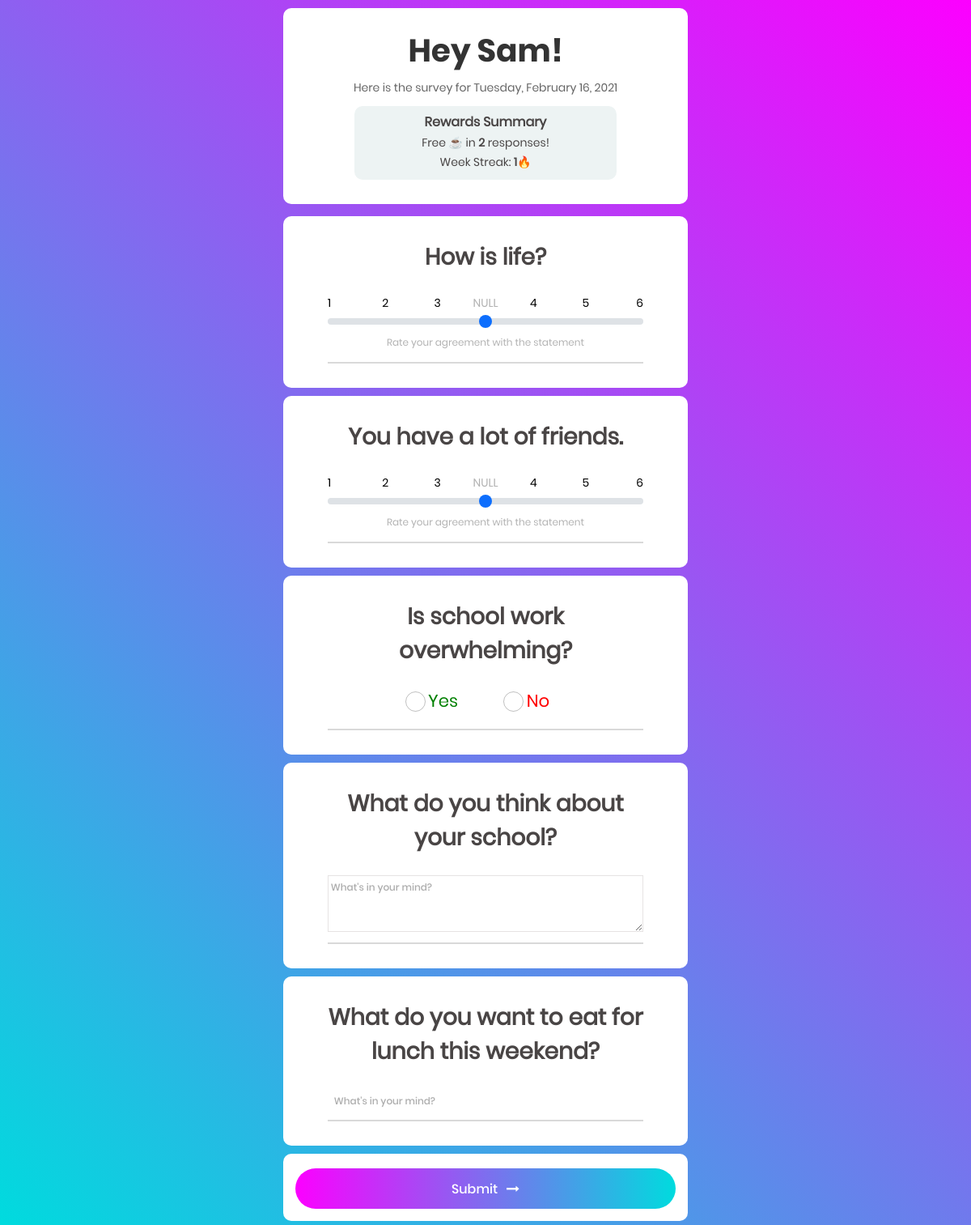
The app's page /surveys/token1/ with its own data.
### surveys/models.py (models this page shows, shortened)
class User(models.Model):
    userID = models.IntegerField(primary_key=True)
    firstName = models.CharField(max_length=200)
    phoneNumber = models.CharField(max_length=15)
    email = models.EmailField()
    userGroup = models.CharField(max_length=200)
    studyID = models.ForeignKey(Study, on_delete=models.CASCADE)
    active_p = models.BooleanField(default=False)

class Survey(models.Model):
    surveyID = models.IntegerField(primary_key=True)
    token = models.CharField(max_length=6, unique=True)
    userID = models.ForeignKey(User, on_delete=models.CASCADE)
    creationDate = models.DateTimeField(default=timezone.now)
    expirationDate = models.DateTimeField(null=True)
    completed_p = models.BooleanField(default=False)
    completionDate = models.DateTimeField(null=True, blank=True, default=None)
    def displayCreationDate(self):
        return str(timezone.localtime(self.creationDate).strftime("%A, %B %-d, %Y"))
    class Meta ():
        get_latest_by = "creationDate"

class Question(models.Model):
    questionID = models.IntegerField(primary_key=True)
    surveyID = models.ForeignKey(Survey, on_delete=models.CASCADE)
    questionTextID = models.ForeignKey(Question_Text, on_delete=models.CASCADE)

class Question_Text(models.Model):
    questionTextID = models.IntegerField(primary_key=True)
    factorID = models.ForeignKey(Factor, on_delete=models.CASCADE)
    text = models.TextField()
    positive_p = models.BooleanField(default=True)
    QUESTIONS_TYPE = [
        ('S6', 'Slider 1 to 6'),
        ('Bool', 'Boolean'),
        ('ST', 'Short Text'),
        ('LT', 'Long Text'),
    ]
    type = models.CharField(max_length=20, choices=QUESTIONS_TYPE)

### surveys/views.py (the view)
# urls.py: path('<str:token>/', views.GetSurvey, name='GetSurvey'),
@require_GET
@never_cache
def GetSurvey(request, token):
    survey = get_object_or_404(Survey, token=token)
    if (surveyService.IsSurveyCompleted(survey.surveyID)):
        return render(request, 'surveys/completed.html', {'user' : survey.userID, 'survey' : survey} )
    if (surveyService.IsSurveyExpired(survey.surveyID)):
        return render(request, 'surveys/expired.html', {'user' : survey.userID, 'survey' : survey})
    context = surveyService.GetSurveyContext(survey)
    if (len(context['questions']) == 0):
        return HttpResponseRedirect(reverse('confirmation:GetConfirmationPage', args=[token]))
    return render(request, 'surveys/index.html', context)

### surveys/services.py (called while the page is built)
    @staticmethod
    def GetSurveyQuestions(surveyID):
        return Question.objects.filter(surveyID = surveyID)

    @staticmethod
    def GetRewardsForUserID(userID):
        return Reward.objects.get(pk = userID)

    @staticmethod
    def GetSurveyContext(survey):
        user = survey.userID
        rewards = SurveyService.GetRewardsForUserID(user.userID)
        questions = SurveyService.GetSurveyQuestions(survey.surveyID)
        if rewards.weeklyResponses == 1:
            plural = "response"
        else:
            plural = "responses"
        return { 'survey': survey,
            'user': user,
            'questions': questions,
            'streakPoints' : rewards.streakPoints,
            'missingResponses' : 2- rewards.weeklyResponses,
            'plural' : plural,
        }

    @staticmethod
    def IsSurveyExpired(surveyID):
        survey = Survey.objects.get(pk = surveyID)
        now = timezone.localtime(timezone.now())
        return (now > survey.expirationDate) #If now is greater, it has expired

    @staticmethod
    def IsSurveyCompleted(surveyID):
        survey = Survey.objects.get(pk = surveyID)
        return (survey.completed_p == True)

### surveys/templates/surveys/index.html (shortened to what this page needs)
<!DOCTYPE html>
<html lang="en">
  <head>
    {% load static %}
    <link rel="stylesheet" href="{% static 'css/bootstrap.min.css' %}">
    <link rel="stylesheet" href="{% static 'css/bootstrap.css' %}">
    <link rel="stylesheet" type="text/css" href="{% static 'template/fonts/font-awesome-4.7.0/css/font-awesome.min.css' %}">
    <link rel="stylesheet" type="text/css" href="{% static 'template/css/util.css' %}">
  	<link rel="stylesheet" type="text/css" href="{% static 'template/css/main.css' %}">
  </head>
  <body>
    <div class="main-container-wrapper100">
      <div class="container-contact100 text-center" id="userContainer">
        <div class="wrap-contact100" id="userWrapper">
          <h1 class="contact100-form-title">
            Hey {{user.firstName}}!
          </h1>
          <p>
            Here is the survey for {{survey.displayCreationDate}}</br>
          </p>
          <div class="rewards-summary-container">
            <h5 class="rewards-subtitle">Rewards Summary</h5>
            <p class="rewards-summary">
              Free &#x2615; in <span style="font-weight:bold"> {{missingResponses}}</span> {{plural}}! </br>
              Week Streak: <span style="font-weight:bold"> {{streakPoints}}</span>&#x1F525;
            </p>
          </div>
        </div>
      </div>
      <div class="form-container">
        <form class="contact100-form" id="survey-form" action="{% url 'surveys:SubmitResponse' survey.token %}" method="post">
          {% for obj in questions %}
          {% with question=obj.questionTextID %}
            <div class="container-contact100 text-center">
              <div class="wrap-contact100 surveyQuestions">
              {%if question.type == 'S6'%}
                <div class="wrap-input100 validate-input">
                  <h3 class="label-input100">{{question.text}}</h3>
                  <div class="questionContainer">
                    <ul class="range-labels">
                      <li class="sliderLabel" id="sliderLabelLeft">1</li>
                      <li class="sliderLabel">2</li>
                      <li class="sliderLabel">3</li>
                      <li class="sliderLabel" id="sliderLabelMiddle">NULL</li>
                      <li class="sliderLabel">4</li>
                      <li class="sliderLabel">5</li>
                      <li class="sliderLabel" id="sliderLabelRight">6</li>
                    </ul>
                    <input type="range" name="{{question.questionTextID}}" id="sliderQ{{question.questionTextID}}" class="form-range slider100" min="1" max="7" step="1" value="4"/>
                    <label for="sliderQ{{question.questionTextID}}" class="explainer-label"> Rate your agreement with the statement </label>
                  </div>
                  <span class="focus-input100"></span>
                </div>
              {% elif question.type == 'Bool' %}
                <div class="wrap-input100 validate-input">
                  <h3 class="label-input100">{{question.text}}</h3>
                  <div class="questionContainer">
                    <div class="form-check-inline trueOrFalse">
                      <input class="form-check-input radio100" type="radio" value="True" name="{{question.questionTextID}}" id="trueValQ{{question.questionTextID}}" />
                      <label class="form-check-label trueVal" for="trueValQ{{question.questionTextID}}"> Yes </label>
                    </div>
                    <div class="form-check-inline trueOrFalse">
                      <input class="form-check-input radio100" type="radio" value="False" name="{{question.questionTextID}}" id="falseValQ{{question.questionTextID}}" />
                      <label class="form-check-label falseVal" for="falseValQ{{question.questionTextID}}"> No </label>
                    </div>
                  </div>
                  <span class="focus-input100"></span>
                </div>
              {% elif question.type == 'ST' %}
                <div class="wrap-input100 validate-input">
                  <h3 class="label-input100">{{question.text}}</h3>
                  <div class="questionContainer">
                    <input class="input100" type="text" name="{{question.questionTextID}}" placeholder=" What's in your mind?">
                  </div>
                  <span class="focus-input100"></span>
                </div>
              {% elif question.type == 'LT' %}
                <div class="wrap-input100 validate-input">
                  <h3 class="label-input100">{{question.text}}</h3>
                  <div class="questionContainer">
                    <textarea class="input100" name="{{question.questionTextID}}" placeholder=" What's in your mind?"></textarea>
                  </div>
                  <span class="focus-input100"></span>
                </div>
              {% endif %}
              </div>
            </div>
          {% endwith %}
          {% endfor %}
          <div class="container-contact100" id="submitContainer">
            <div class="wrap-contact100" id="submitWrapper">
              <div class="container-contact100-form-btn">
                <div class="wrap-contact100-form-btn">
                  <div class="contact100-form-bgbtn"></div>
                  <button class="contact100-form-btn">
                    <span>
                      Submit
                      <i class="fa fa-long-arrow-right m-l-7" aria-hidden="true"></i>
                    </span>
                  </button>
                </div>
              </div>
            </div>
          </div>
        </form>
      </div>
    </div>
  </body>
</html>

### records on screen
User: firstName "Sam"
Survey: displayCreationDate "Tuesday, February 16, 2021"
Question: questionTextID.text "How is life?"
Question: questionTextID.text "You have a lot of friends."
Question: questionTextID.text "Is school work overwhelming?"
Question: questionTextID.text "What do you think about your school?", questionTextID.questionTextID "What's in your mind?"
Question: questionTextID.text "What do you want to eat for lunch this weekend?"

### other values on screen
{{ missingResponses }} "2"
{{ plural }} "responses"
{{ streakPoints }} "1"
